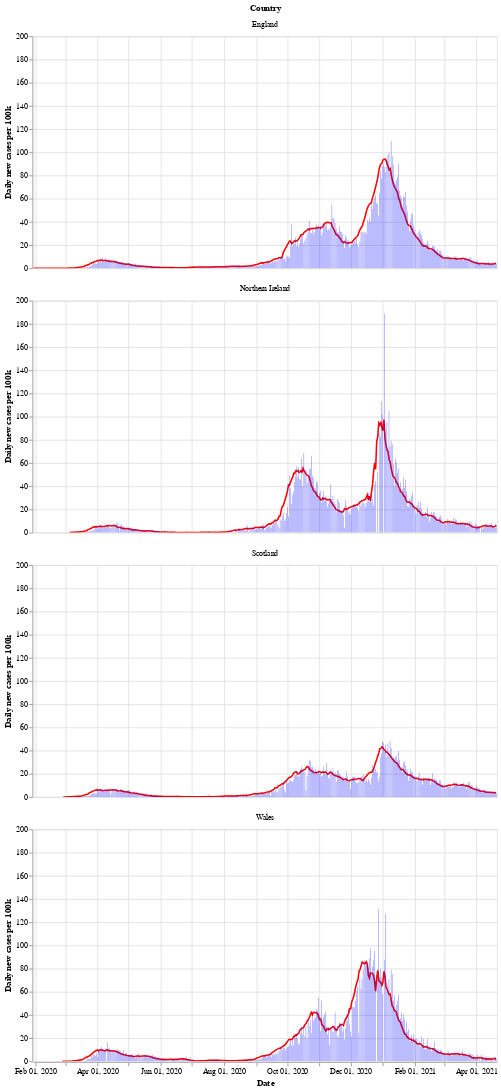

The code cell stored with this chart in its notebook:
### Markdown cell above
Next is a bar chart of the number of new cases in each country (per 100k population), with the 7 day moving average of cases. Again we see that Wales saw a longer period of raising and falling cases compared to the other countries.

After a period of cases falling, each nation is now seeing a rise in the number of cases - especially in Wales.

### Code cell
# collapse
bars = alt.Chart(uk_cases).mark_bar().encode(
    x=alt.X("yearmonthdate(date):T", axis=alt.Axis(title='Date')),
    y=alt.Y("newCasesRate:Q", axis=alt.Axis(title='Daily new cases per 100k')),
    tooltip='newCasesRate',
    color=alt.condition(
        alt.datum.dailyChange > 0,
        alt.value("orange"),  # The positive color
        alt.value("blue")  # The negative color
    )
).properties(title='New cases per 100k population with rolling 7 day average', width=600).interactive()
line = alt.Chart(uk_cases).mark_line(
    color='red',
    size=2,
).transform_window(
    rolling_mean='mean(newCasesRate)',
    frame=[0, 7],
    groupby=['areaName']
).encode(
    x='yearmonthdate(date):T',
    y='rolling_mean:Q'
)
alt.layer(line, bars, data=uk_cases).facet(alt.Row('areaName', title='Country'), columns=1)

### Figure 1 — Vega-Lite specification as saved in the notebook (floating-point values rounded to 4 significant figures; data arrays with more than 128 entries replaced by an {"elided": "..."} marker saying what was removed)
{"config": {"view": {"continuousWidth": 400, "continuousHeight": 300}}, "data": {"name": "data-f6e4760c50015baca00d1805a38723d3"}, "facet": {"type": "nominal", "field": "areaName", "title": "Country"}, "spec": {"layer": [{"mark": {"type": "line", "color": "red", "size": 2}, "encoding": {"x": {"type": "temporal", "field": "date", "timeUnit": "yearmonthdate"}, "y": {"type": "quantitative", "field": "rolling_mean"}}, "transform": [{"window": [{"op": "mean", "field": "newCasesRate", "as": "rolling_mean"}], "frame": [0, 7], "groupby": ["areaName"]}]}, {"mark": "bar", "encoding": {"color": {"condition": {"value": "orange", "test": "(datum.dailyChange > 0)"}, "value": "blue"}, "tooltip": {"type": "quantitative", "field": "newCasesRate"}, "x": {"type": "temporal", "axis": {"title": "Date"}, "field": "date", "timeUnit": "yearmonthdate"}, "y": {"type": "quantitative", "axis": {"title": "Daily new cases per 100k"}, "field": "newCasesRate"}}, "selection": {"selector002": {"type": "interval", "bind": "scales", "encodings": ["x", "y"]}}, "title": "New cases per 100k population with rolling 7 day average", "width": 600}]}, "columns": 1, "$schema": "https://vega.github.io/schema/vega-lite/v4.8.1.json", "datasets": {"data-f6e4760c50015baca00d1805a38723d3": {"elided": "1696 records"}}}
